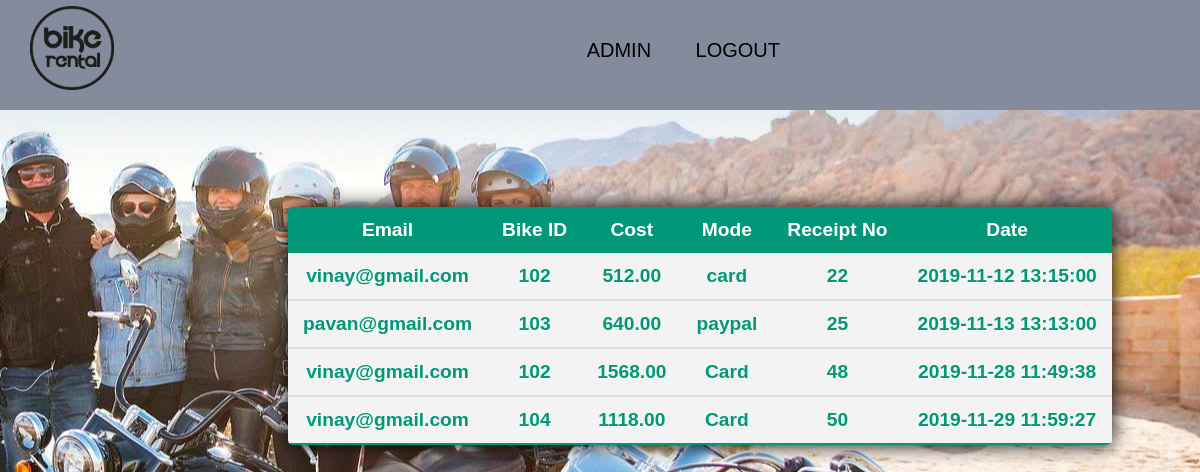
/PHP/viewtrans.php (signed in), run on the app's committed database.
### tables this page shows
CREATE TABLE `payment` (
  `email` varchar(20) NOT NULL,
  `bike_id` int(5) NOT NULL,
  `cost` decimal(8,2) NOT NULL,
  `mode` varchar(10) NOT NULL,
  `receipt_no` int(10) NOT NULL,
  `date` datetime DEFAULT NULL
);

### PHP/viewtrans.php (the view, shortened to what this page needs)
<?php
include 'connection.php';
$query1 = "SELECT * FROM payment WHERE date is NOT NULL";
$result1 = mysqli_query($conn, $query1) or die(mysqli_error($conn));
$count1 = mysqli_num_rows($result1);
  ?>
  <!DOCTYPE html>
  <html lang="en" dir="ltr">
  <head>
    <link rel="stylesheet" href="../css/result.css">
    <link rel="stylesheet" type="text/css" href="../css/footer.css">
    <link rel="stylesheet" type="text/css" href="../css/navbar.css">
  </head>
  <body>
    <nav>
      <a href="adminpage.php"><img src="../images/logo.png" class="logo" alt="logo"></a>
      <ul>
        <li><a style="color:Black" href="">ADMIN</a></li>
        <li><a style="color: Black" href="alogout.php">LOGOUT</a></li>
      </ul>
    </nav>
 <div class="page-wrapper">
  <table class="content_table">
<?php
if($count1>0) {
	echo "<thead>";
	echo "<tr>";
	echo "<th>Email</th>";
	echo "<th>Bike ID</th>";
	echo "<th>Cost</th>";
	echo "<th>Mode</th>";
  echo "<th>Receipt No</th>";
  echo "<th>Date</th>";
	echo "</thead>";
	echo "<tbody>";
  	   while($row1 =mysqli_fetch_array($result1) ) {
   	echo "<tr>";
   	echo "<td >";
    echo $row1['email'];
    echo "</td>";
    echo "<td >";
    echo $row1['bike_id'];
    echo "</td >";
    echo "<td >";
    echo $row1['cost'];
    echo "</td>";
    echo "<td>";
    echo $row1['mode'];
    echo "</td>";
    echo "<td>";
    echo $row1['receipt_no'];
    echo "</td>";
    echo "<td>";
    echo $row1['date'];
    echo "</td>";
    echo "</tr>";
    echo "<br/>";
}
    echo "</tbody>";
    echo "</table>";
}
else
{
?>
<div style="margin-top: 20%; margin-left: 40%;"><p style="font-size: x-large; font-family:sans-serif; color: #0085C8; font-weight: bolder;">No Bikes Found</p></div>
<?php
}
?>
</div>
  </body>
  </html>

### CSS/result.css (style rules this page uses)
body { margin: 0; padding: 0; font-family: sans-serif; background: transparent ; background-image: url("../images/images1.jpg"); background-position: right; }
.page-wrapper { min-height: 600px; }
.content_table { border-collapse: collapse; margin: 25px 0; margin-left: 24%; font-size: 1.2em; min-width: 700px; border-radius: 5px 5px 5px 5px; overflow: hidden; box-shadow: 0 0 20px rgba(0,0,0,15); }
.content_table thead tr { background-color: #009879; color: #ffffff; text-align: center; font-weight: bold; }
.content_table th, .content_table td { padding: 12px 15px; }
.content_table tbody tr { border-bottom: 2px solid #dddddd; text-align: center; background-color: white; }
.content_table tbody tr:nth-of-type(even) { background-color: #f3f3f3; font-weight: bold; color: #009879; }
.content_table tbody tr:last-of-type { border-bottom: 2px solid #009879; }
.content_table tbody tr:nth-of-type(odd) { background-color: #f3f3f3; font-weight: bold; color: #009879; }

### CSS/navbar.css (style rules this page uses)
nav { width: 100%; height: 110px; background-color: #848b9c; line-height: 80px; }
nav ul { float: right; margin: 0.8%; margin-right: 25rem; }
nav ul li { list-style-type: none; display: inline-block; font-size: 20px; }
nav ul li a { text-decoration: none; color: #fff; padding: 20px; }
.logo { width: 7%; margin-left: 1.9rem; margin-top: 0.5%; }

### data on the page
payment: email "vinay@gmail.com", bike "102", cost "512.00", mode "card", receipt_no "22", date "2019-11-12 13:15:00"
payment: email "pavan@gmail.com", bike "103", cost "640.00", mode "paypal", receipt_no "25", date "2019-11-13 13:13:00"
payment: email "vinay@gmail.com", bike "102", cost "1568.00", mode "Card", receipt_no "48", date "2019-11-28 11:49:38"
payment: email "vinay@gmail.com", bike "104", cost "1118.00", mode "Card", receipt_no "50", date "2019-11-29 11:59:27"
